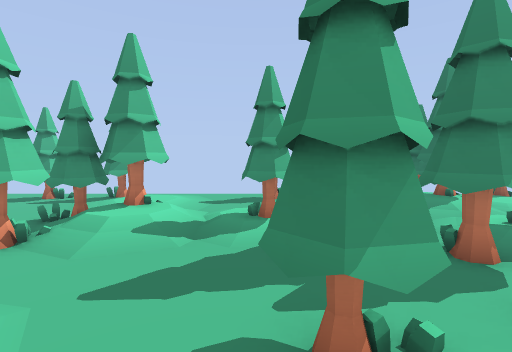
View 1 (above)

24 first-person views from a walk through a Godot game level. The camera is 1.4 m above the floor, tilts 4° down and sees 85° across. The floor is counted in squares, 1 m on a side. Each view is taken from the middle of a square. On the plan, view 1 faces up. The plan holds only what a view shows up to about 14 squares ahead; the rest is blank. The place goes on beyond the plan.

View 2
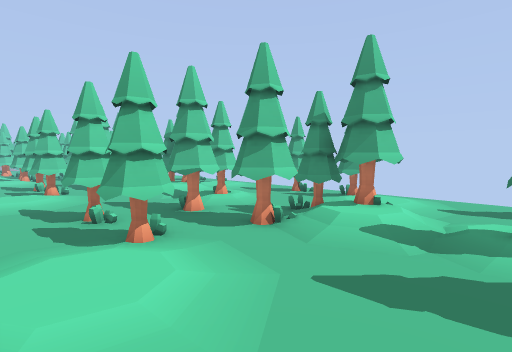

View 3
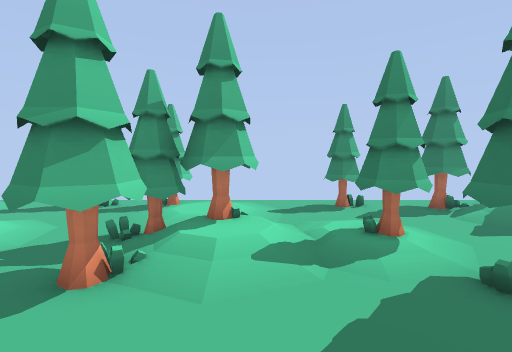

View 4
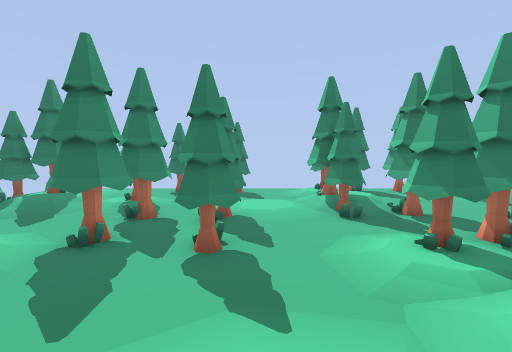

View 5
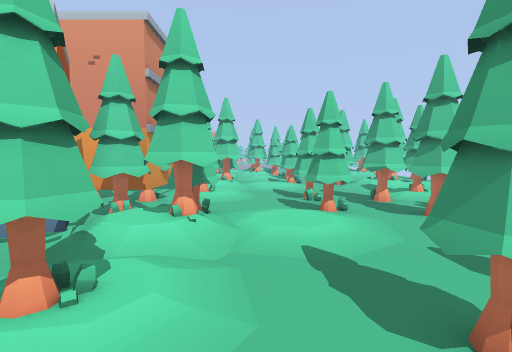

View 6
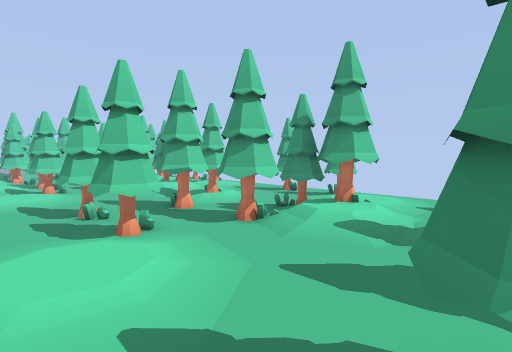

View 7
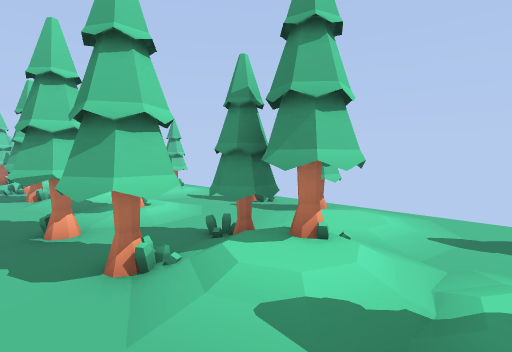

View 8
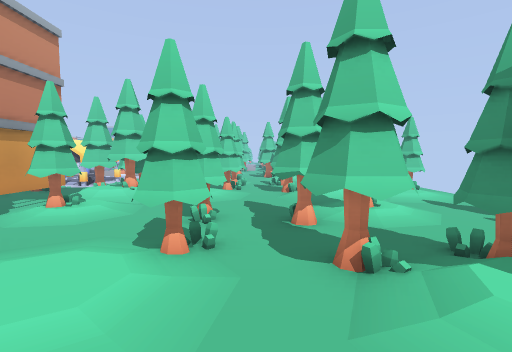

View 9
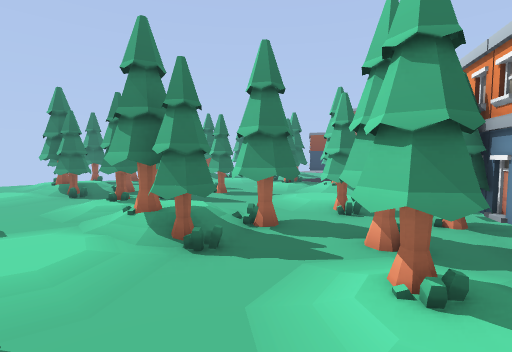

View 10
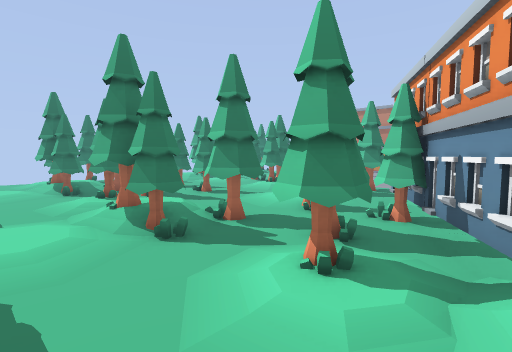

View 11
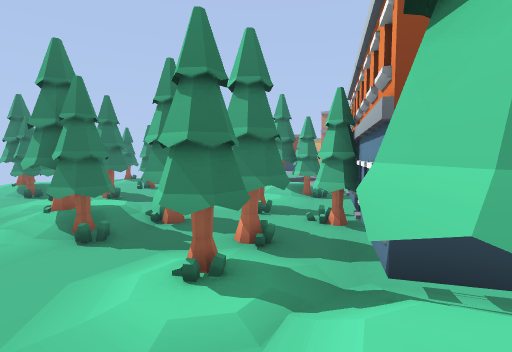

View 12
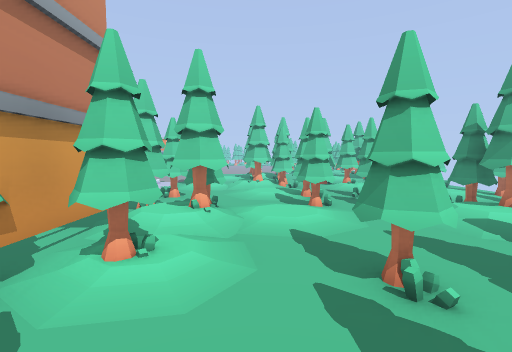

View 13
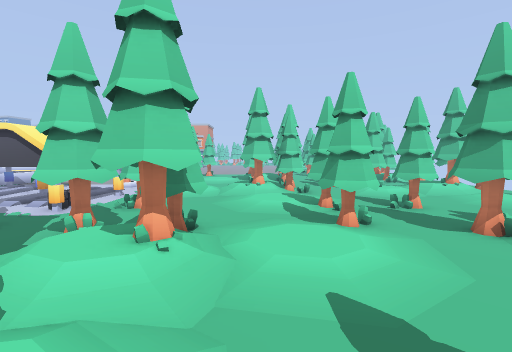

View 14
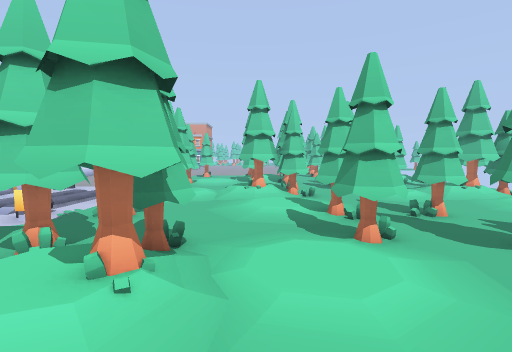

View 15
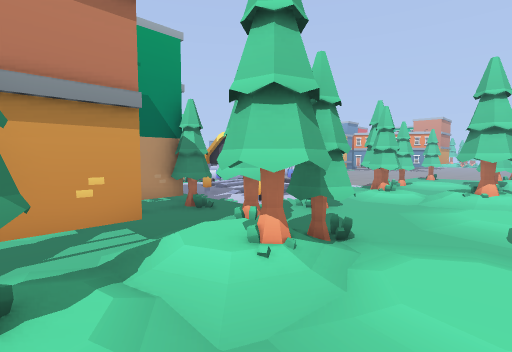

View 16
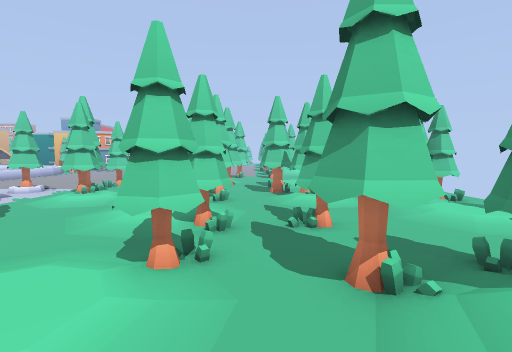

View 17
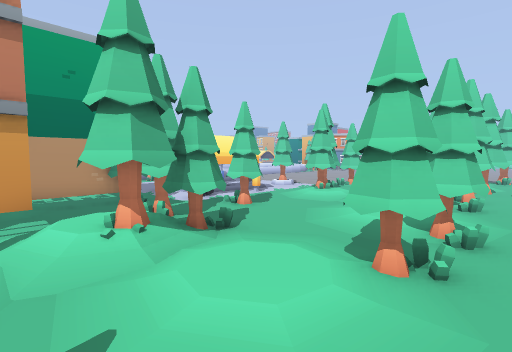

View 18
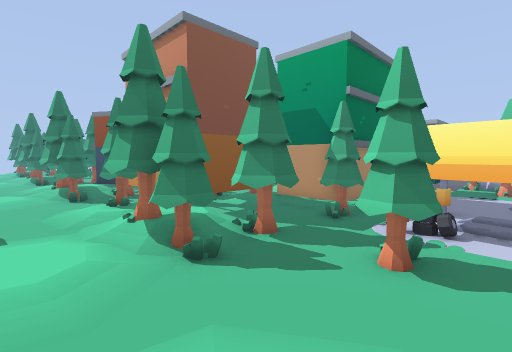

View 19
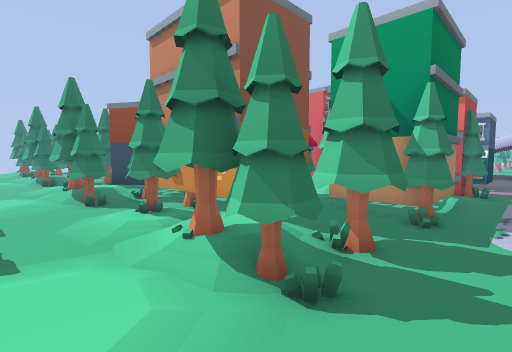

View 20
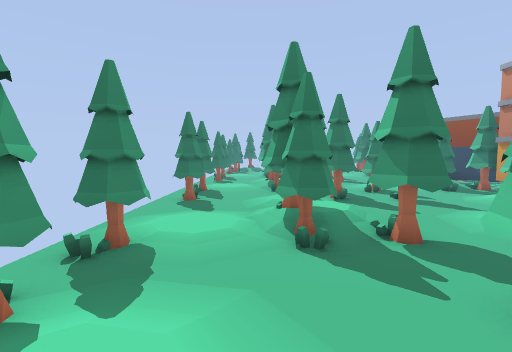

View 21
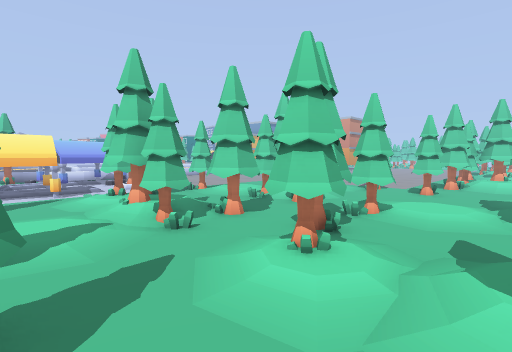

View 22
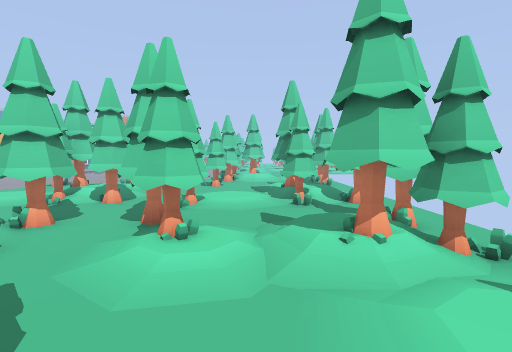

View 23
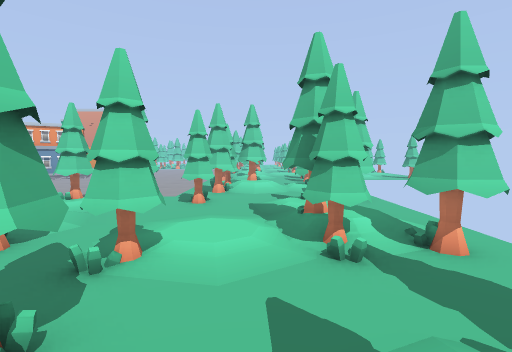

View 24
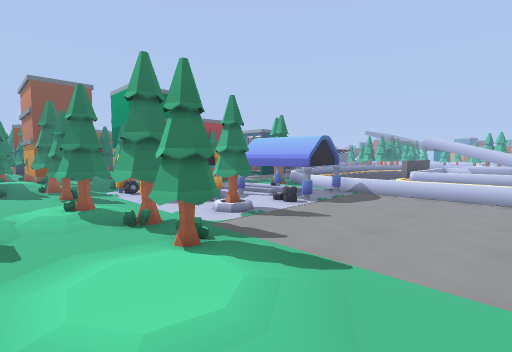

### Floor plan
Key: @ floor where view 1 was taken; # wall or solid block; x gap in a wall; . main floor; : floor 0.25 m higher than the main floor; - floor 0.25 m lower than the main floor; / step, stairs or slope; = window, fence, low wall or low ledge; T thing the floor can be seen under or through; E tent.
Columns run from 35 left of view 1 to 9 right of it. Each row starts with its distance up from view 1.
 10 ##........... ##.....x.x....x.x..........
  9 ##.//##.###.:####:...#.#:...#.##:...#.###
  8  #   #.../#/::..::......::.....::....../#
  7 .::/##.../#/.....//......:../...//...../#/...
  6 .....:.../......TT#:#..###//#..TTT:#.../.....
  5 ....::...##/....T//.#..##://#..T//.#... #....
  4 .#....#.###..#..T....#x##/..##.T/...#x#  ..#
  3 ........x.............................x.
  2 ##../##.###..#xx#....#.#....#.##....#.#.  .#
  1 .#//:##.###.::..::......::.....::......::....
  0  #  ###./:#/:....:......:.......:..@...:.....
 -1   / /....///....###/:/..##///..###/:...##///.
 -2   ..::.../:.....##:.TT..##/##..##:.##..#   #
 -3   ...:#.###/.#..#//TTTTT######.#/  .#x##/  #
 -4   ......#..........T       ###......#......#
 -5  .......   EEEE....#        #..............##
 -6  .......E  EEEEx#..#        #.##:..##.#..:
 -7   ......   EEE..####        #..::.....
 -8   ......  EEEEE.#            #..//....
 -9   .....EEEE    .#             .###:##
-10   ......EEE    .:             .#/  #
-11   ......E      /#              #
-12   ======###  ../#
-13    ===== ==  #.-#
-14              #.-
-15              =#-#
-16              =.-#
-17                -#
-18
-19    =
-20    #

Positions as (right, up) in squares from view 1, and headings:
1: (0, 0), facing up
2: (0, 0), facing up-left
3: (-2, 1), facing up
4: (-4, 1), facing right
5: (-5, 0), facing left
6: (-7, 0), facing up-left
7: (-8, 3), facing up-left
8: (-8, 3), facing left
9: (-8, 1), facing down-right
10: (-9, 1), facing down-right
11: (-10, 0), facing down-right
12: (-11, 0), facing left
13: (-14, 0), facing left
14: (-15, 0), facing left
15: (-15, 1), facing down-left
16: (-16, 3), facing left
17: (-16, 3), facing down-left
18: (-23, 1), facing down-right
19: (-21, 1), facing down-right
20: (-24, 7), facing right
21: (-22, 7), facing down-left
22: (-21, 6), facing left
23: (-25, 6), facing left
24: (-33, -1), facing down-right
